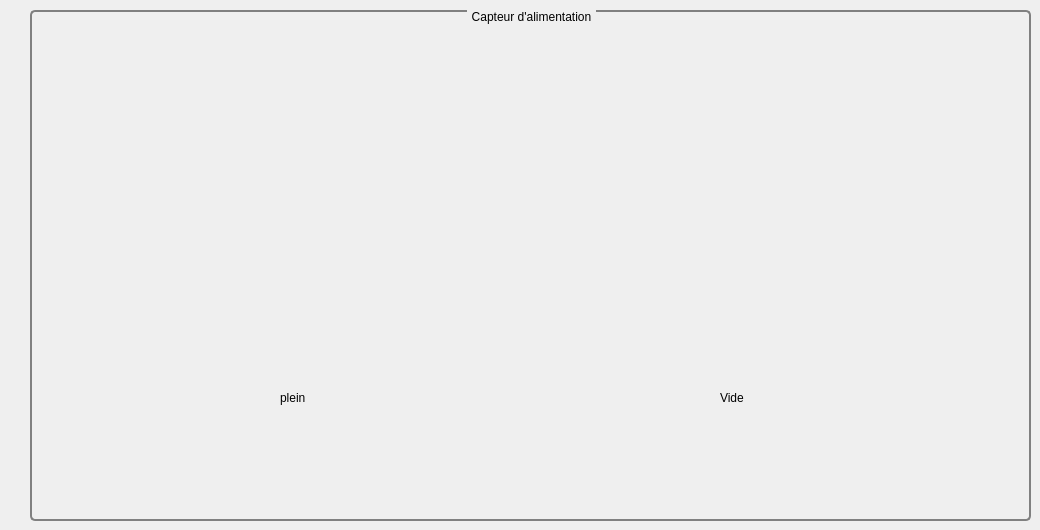
      <widget class="QWidget" name="tab_24">
       <attribute name="title">
        <string>Arduino</string>
       </attribute>
       <widget class="QGroupBox" name="groupBox_24">
        <property name="geometry">
         <rect>
          <x>30</x>
          <y>10</y>
          <width>1001</width>
          <height>511</height>
         </rect>
        </property>
        <property name="styleSheet">
         <string notr="true">QGroupBox {

    background-color: qlineargradient(x1: 0, y1: 0, x2: 0, y2: 1,

                                      stop: 0 #E0E0E0, stop: 1 #FFFFFF);

    border: 2px solid gray;

    border-radius: 5px;

    margin-top: 1ex; /* leave space at the top for the title */

}



QGroupBox::title {

    subcontrol-origin: margin;

    subcontrol-position: top center; /* position at the top center */

    padding: 0 3px;

    background-color: qlineargradient(x1: 0, y1: 0, x2: 0, y2: 1,

                                      stop: 0 #FF0ECE, stop: 1 #FFFFFF);

}</string>
        </property>
        <property name="title">
         <string>Capteur d'alimentation</string>
        </property>
        <widget class="QLabel" name="label_80">
         <property name="geometry">
          <rect>
           <x>900</x>
           <y>20</y>
           <width>91</width>
           <height>51</height>
          </rect>
         </property>
         <property name="styleSheet">
          <string notr="true">image: url(:/arduino.png);</string>
         </property>
         <property name="text">
          <string/>
         </property>
        </widget>
        <widget class="QLabel" name="label_112">
         <property name="geometry">
          <rect>
           <x>420</x>
           <y>130</y>
           <width>161</width>
           <height>81</height>
          </rect>
         </property>
         <property name="styleSheet">
          <string notr="true">image: url(:/dish.png);</string>
         </property>
         <property name="text">
          <string/>
         </property>
        </widget>
        <widget class="QLabel" name="label_113">
         <property name="geometry">
          <rect>
           <x>210</x>
           <y>255</y>
           <width>131</width>
           <height>111</height>
          </rect>
         </property>
         <property name="styleSheet">
          <string notr="true">image: url(:/plein.png);</string>
         </property>
         <property name="text">
          <string/>
         </property>
        </widget>
        <widget class="QLabel" name="label_114">
         <property name="geometry">
          <rect>
           <x>640</x>
           <y>250</y>
           <width>111</width>
           <height>121</height>
          </rect>
         </property>
         <property name="styleSheet">
          <string notr="true">image: url(:/vide.png);</string>
         </property>
         <property name="text">
          <string/>
         </property>
        </widget>
        <widget class="QLabel" name="label_115">
         <property name="geometry">
          <rect>
           <x>250</x>
           <y>380</y>
           <width>55</width>
           <height>16</height>
          </rect>
         </property>
         <property name="text">
          <string>plein</string>
         </property>
        </widget>
        <widget class="QLabel" name="label_116">
         <property name="geometry">
          <rect>
           <x>690</x>
           <y>380</y>
           <width>55</width>
           <height>16</height>
          </rect>
         </property>
         <property name="text">
          <string>Vide</string>
         </property>
        </widget>
       </widget>
      </widget>
